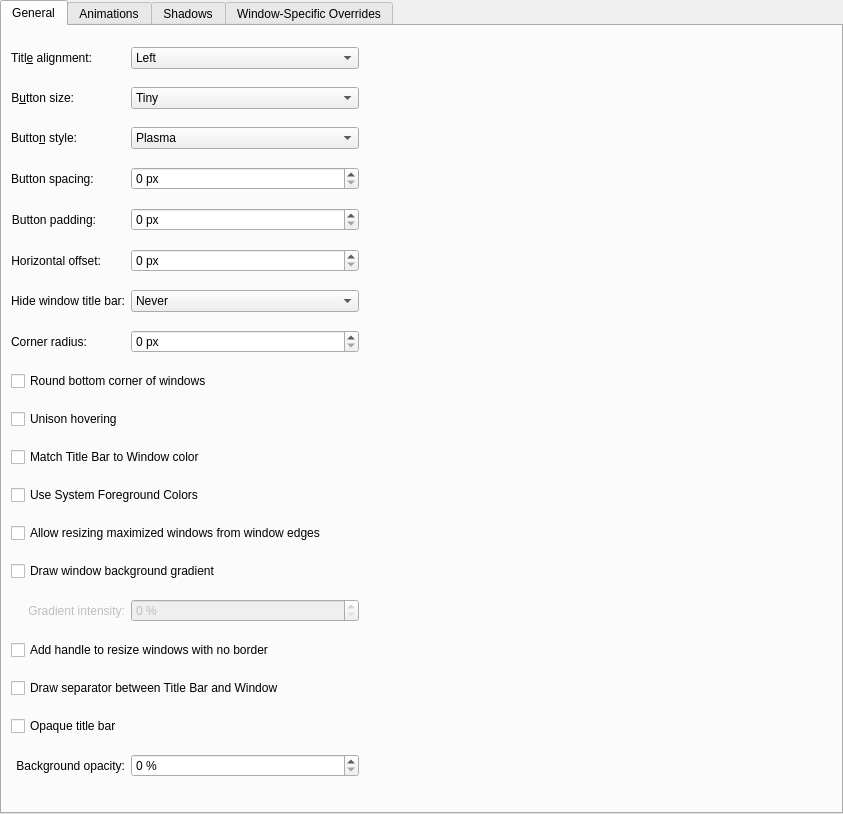
<?xml version="1.0" encoding="UTF-8"?>
<ui version="4.0">
 <class>BreezeConfigurationUI</class>
 <widget class="QWidget" name="BreezeConfigurationUI">
  <property name="geometry">
   <rect>
    <x>0</x>
    <y>0</y>
    <width>843</width>
    <height>814</height>
   </rect>
  </property>
  <layout class="QVBoxLayout" name="verticalLayout">
   <property name="leftMargin">
    <number>0</number>
   </property>
   <property name="topMargin">
    <number>0</number>
   </property>
   <property name="rightMargin">
    <number>0</number>
   </property>
   <property name="bottomMargin">
    <number>0</number>
   </property>
   <item>
    <widget class="QTabWidget" name="tabWidget">
     <property name="currentIndex">
      <number>0</number>
     </property>
     <widget class="QWidget" name="tab">
      <attribute name="title">
       <string>General</string>
      </attribute>
      <layout class="QGridLayout" name="gridLayout_4">
       <item row="8" column="1" colspan="4">
        <widget class="QCheckBox" name="roundedCorners">
         <property name="text">
          <string>Round bottom corner of windows</string>
         </property>
        </widget>
       </item>
       <item row="9" column="1" colspan="4">
        <widget class="QCheckBox" name="unisonHovering">
         <property name="text">
          <string>Unison hovering</string>
         </property>
        </widget>
       </item>
       <item row="14" column="2">
        <widget class="QSpinBox" name="gradientSpinBox">
         <property name="enabled">
          <bool>false</bool>
         </property>
         <property name="suffix">
          <string> %</string>
         </property>
         <property name="maximum">
          <number>100</number>
         </property>
        </widget>
       </item>
       <item row="12" column="1" colspan="4">
        <widget class="QCheckBox" name="drawBorderOnMaximizedWindows">
         <property name="text">
          <string>Allow resizing maximized windows from window edges</string>
         </property>
        </widget>
       </item>
       <item row="3" column="1">
        <widget class="QLabel" name="buttonSpacingLabel">
         <property name="text">
          <string>Button spacing:</string>
         </property>
         <property name="buddy">
           <cstring>buttonSpacing</cstring>
         </property>
        </widget>
       </item>
       <item row="7" column="1">
        <widget class="QLabel" name="cornerRadiusLabel">
         <property name="text">
          <string>Corner radius:</string>
         </property>
        </widget>
       </item>
       <item row="1" column="1" alignment="Qt::AlignLeft">
        <widget class="QLabel" name="label_4">
         <property name="text">
          <string>B&amp;utton size:</string>
         </property>
         <property name="alignment">
          <set>Qt::AlignRight|Qt::AlignTrailing|Qt::AlignVCenter</set>
         </property>
         <property name="buddy">
          <cstring>buttonSize</cstring>
         </property>
        </widget>
       </item>
       <item row="25" column="2">
        <widget class="QSpinBox" name="opacitySpinBox">
         <property name="suffix">
          <string> %</string>
         </property>
         <property name="maximum">
          <number>100</number>
         </property>
        </widget>
       </item>
       <item row="0" column="1" alignment="Qt::AlignLeft">
        <widget class="QLabel" name="label_3">
         <property name="text">
          <string>Titl&amp;e alignment:</string>
         </property>
         <property name="alignment">
          <set>Qt::AlignRight|Qt::AlignTrailing|Qt::AlignVCenter</set>
         </property>
         <property name="buddy">
          <cstring>titleAlignment</cstring>
         </property>
        </widget>
       </item>
       <item row="23" column="1" colspan="3">
        <widget class="QCheckBox" name="drawTitleBarSeparator">
         <property name="text">
          <string>Draw separator between Title Bar and Window</string>
         </property>
        </widget>
       </item>
       <item row="13" column="1" colspan="4">
        <widget class="QCheckBox" name="drawBackgroundGradient">
         <property name="text">
          <string>Draw window background gradient</string>
         </property>
        </widget>
       </item>
       <item row="24" column="1" colspan="3">
        <widget class="QCheckBox" name="opaqueTitleBar">
         <property name="text">
          <string>Opaque title bar</string>
         </property>
        </widget>
       </item>
       <item row="3" column="2">
        <widget class="QSpinBox" name="buttonSpacing">
         <property name="suffix">
          <string> px</string>
         </property>
         <property name="prefix">
          <string/>
         </property>
        </widget>
       </item>
       <item row="14" column="1">
        <widget class="QLabel" name="label_7">
         <property name="enabled">
          <bool>false</bool>
         </property>
         <property name="text">
          <string>Gradient intensity:</string>
         </property>
         <property name="alignment">
          <set>Qt::AlignRight|Qt::AlignTrailing|Qt::AlignVCenter</set>
         </property>
        </widget>
       </item>
       <item row="4" column="1" alignment="Qt::AlignLeft">
        <widget class="QLabel" name="buttonPaddingLabel">
         <property name="text">
          <string>Button padding:</string>
         </property>
         <property name="alignment">
          <set>Qt::AlignRight|Qt::AlignTrailing|Qt::AlignVCenter</set>
         </property>
         <property name="buddy">
          <cstring>buttonPadding</cstring>
         </property>
        </widget>
       </item>
       <item row="5" column="1" alignment="Qt::AlignLeft">
         <widget class="QLabel" name="hOffsetLabel">
           <property name="text">
             <string>Horizontal offset:</string>
           </property>
           <property name="alignment">
             <set>Qt::AlignRight|Qt::AlignTrailing|Qt::AlignVCenter</set>
           </property>
           <property name="buddy">
             <cstring>hOffset</cstring>
           </property>
         </widget>
       </item>
       <item row="1" column="2">
        <widget class="QComboBox" name="buttonSize">
         <item>
          <property name="text">
           <string>Tiny</string>
          </property>
         </item>
         <item>
          <property name="text">
           <string comment="@item:inlistbox Button size:">Small</string>
          </property>
         </item>
         <item>
          <property name="text">
           <string comment="@item:inlistbox Button size:">Medium</string>
          </property>
         </item>
         <item>
          <property name="text">
           <string comment="@item:inlistbox Button size:">Large</string>
          </property>
         </item>
         <item>
          <property name="text">
           <string comment="@item:inlistbox Button size:">Very Large</string>
          </property>
         </item>
        </widget>
       </item>
       <item row="6" column="1" alignment="Qt::AlignLeft">
        <widget class="QLabel" name="label_14">
         <property name="text">
          <string>Hide window title bar:</string>
         </property>
         <property name="alignment">
          <set>Qt::AlignRight|Qt::AlignTrailing|Qt::AlignVCenter</set>
         </property>
         <property name="buddy">
          <cstring>hideTitleBar</cstring>
         </property>
        </widget>
       </item>
       <item row="25" column="1">
        <widget class="QLabel" name="label_6">
         <property name="text">
          <string>Background opacity:</string>
         </property>
         <property name="alignment">
          <set>Qt::AlignRight|Qt::AlignTrailing|Qt::AlignVCenter</set>
         </property>
        </widget>
       </item>
       <item row="0" column="3">
        <spacer name="horizontalSpacer">
         <property name="orientation">
          <enum>Qt::Horizontal</enum>
         </property>
         <property name="sizeHint" stdset="0">
          <size>
           <width>40</width>
           <height>20</height>
          </size>
         </property>
        </spacer>
       </item>
       <item row="6" column="2">
        <widget class="QComboBox" name="hideTitleBar">
         <item>
          <property name="text">
           <string>Never</string>
          </property>
         </item>
         <item>
          <property name="text">
           <string>Maximized Windows</string>
          </property>
         </item>
         <item>
          <property name="text">
           <string>Any Maximization</string>
          </property>
         </item>
         <item>
          <property name="text">
           <string>Always</string>
          </property>
         </item>
        </widget>
       </item>
       <item row="2" column="2">
        <widget class="QComboBox" name="buttonStyle">
         <item>
          <property name="text">
           <string>Plasma</string>
          </property>
         </item>
         <item>
          <property name="text">
           <string>Gnome</string>
          </property>
         </item>
         <item>
          <property name="text">
           <string>macOS Sierra</string>
          </property>
         </item>
         <item>
          <property name="text">
           <string>macOS Dark Aurorae</string>
          </property>
         </item>
         <item>
          <property name="text">
           <string>SBE Sierra</string>
          </property>
         </item>
         <item>
          <property name="text">
           <string>SBE Sierra Active</string>
          </property>
         </item>
         <item>
          <property name="text">
           <string>SBE Sierra Inactive</string>
          </property>
         </item>
         <item>
          <property name="text">
           <string>SBE Dark Aurorae</string>
          </property>
         </item>
         <item>
          <property name="text">
           <string>SBE Dark Aurorae Active</string>
          </property>
         </item>
         <item>
          <property name="text">
           <string>SBE Dark Aurorae Inactive</string>
          </property>
         </item>
         <item>
          <property name="text">
           <string>Sierra Color Symbols</string>
          </property>
         </item>
         <item>
          <property name="text">
           <string>Dark Aurorae Color Symbols</string>
          </property>
         </item>
         <item>
          <property name="text">
           <string>Sierra Monochrome Symbols</string>
          </property>
         </item>
         <item>
          <property name="text">
           <string>Dark Aurorae Monochrome Symbols</string>
          </property>
         </item>
        </widget>
       </item>
       <item row="7" column="2">
        <widget class="QSpinBox" name="cornerRadiusSpinBox">
         <property name="suffix">
          <string> px</string>
         </property>
         <property name="prefix">
          <string/>
         </property>
        </widget>
       </item>
       <item row="0" column="2">
        <widget class="QComboBox" name="titleAlignment">
         <item>
          <property name="text">
           <string>Left</string>
          </property>
         </item>
         <item>
          <property name="text">
           <string>Center</string>
          </property>
         </item>
         <item>
          <property name="text">
           <string>Center (Full Width)</string>
          </property>
         </item>
         <item>
          <property name="text">
           <string>Right</string>
          </property>
         </item>
        </widget>
       </item>
       <item row="22" column="1" colspan="4">
        <widget class="QCheckBox" name="drawSizeGrip">
         <property name="text">
          <string>Add handle to resize windows with no border</string>
         </property>
        </widget>
       </item>
       <item row="4" column="2">
        <widget class="QSpinBox" name="buttonPadding">
         <property name="enabled">
          <bool>true</bool>
         </property>
         <property name="suffix">
          <string> px</string>
         </property>
         <property name="maximum">
          <number>50</number>
         </property>
        </widget>
       </item>
       <item row="5" column="2">
         <widget class="QSpinBox" name="hOffset">
           <property name="enabled">
             <bool>true</bool>
           </property>
           <property name="suffix">
             <string> px</string>
           </property>
           <property name="maximum">
             <number>50</number>
           </property>
         </widget>
       </item>
       <item row="2" column="1" alignment="Qt::AlignLeft">
        <widget class="QLabel" name="label_8">
         <property name="text">
          <string>Butto&amp;n style:</string>
         </property>
         <property name="alignment">
          <set>Qt::AlignRight|Qt::AlignTrailing|Qt::AlignVCenter</set>
         </property>
         <property name="buddy">
          <cstring>buttonStyle</cstring>
         </property>
        </widget>
       </item>
       <item row="10" column="1" colspan="4">
        <widget class="QCheckBox" name="matchColorForTitleBar">
         <property name="text">
          <string>Match Title Bar to Window color</string>
         </property>
        </widget>
       </item>
       <item row="11" column="1" colspan="4">
         <widget class="QCheckBox" name="systemForegroundColor">
           <property name="text">
             <string>Use System Foreground Colors</string>
           </property>
         </widget>
       </item>
      </layout>
     </widget>
     <widget class="QWidget" name="tab_2">
      <attribute name="title">
       <string>Animations</string>
      </attribute>
      <layout class="QGridLayout" name="gridLayout_5">
       <item row="6" column="2">
        <layout class="QHBoxLayout" name="horizontalLayout_5">
         <item>
          <spacer name="horizontalSpacer_2">
           <property name="orientation">
            <enum>Qt::Horizontal</enum>
           </property>
           <property name="sizeType">
            <enum>QSizePolicy::Fixed</enum>
           </property>
           <property name="sizeHint" stdset="0">
            <size>
             <width>16</width>
             <height>5</height>
            </size>
           </property>
          </spacer>
         </item>
         <item>
          <widget class="QLabel" name="animationsDurationLabel">
           <property name="enabled">
            <bool>true</bool>
           </property>
           <property name="text">
            <string>A&amp;nimations duration:</string>
           </property>
           <property name="alignment">
            <set>Qt::AlignRight|Qt::AlignTrailing|Qt::AlignVCenter</set>
           </property>
           <property name="buddy">
            <cstring>animationsDuration</cstring>
           </property>
          </widget>
         </item>
         <item>
          <widget class="QSpinBox" name="animationsDuration">
           <property name="enabled">
            <bool>true</bool>
           </property>
           <property name="suffix">
            <string> ms</string>
           </property>
           <property name="maximum">
            <number>500</number>
           </property>
          </widget>
         </item>
        </layout>
       </item>
       <item row="0" column="0" colspan="3">
        <widget class="QCheckBox" name="animationsEnabled">
         <property name="text">
          <string>Enable animations</string>
         </property>
        </widget>
       </item>
       <item row="6" column="3">
        <spacer name="horizontalSpacer_4">
         <property name="orientation">
          <enum>Qt::Horizontal</enum>
         </property>
         <property name="sizeHint" stdset="0">
          <size>
           <width>40</width>
           <height>20</height>
          </size>
         </property>
        </spacer>
       </item>
       <item row="9" column="2">
        <spacer name="verticalSpacer_2">
         <property name="orientation">
          <enum>Qt::Vertical</enum>
         </property>
         <property name="sizeHint" stdset="0">
          <size>
           <width>20</width>
           <height>40</height>
          </size>
         </property>
        </spacer>
       </item>
      </layout>
     </widget>
     <widget class="QWidget" name="tab_4">
      <attribute name="title">
       <string>Shadows</string>
      </attribute>
      <layout class="QGridLayout" name="gridLayout">
       <item row="3" column="7">
        <widget class="QSpinBox" name="shadowStrength">
         <property name="suffix">
          <string>%</string>
         </property>
         <property name="minimum">
          <number>10</number>
         </property>
         <property name="maximum">
          <number>100</number>
         </property>
        </widget>
       </item>
       <item row="4" column="2" alignment="Qt::AlignLeft">
        <widget class="QLabel" name="label_5">
         <property name="text">
          <string>Color:</string>
         </property>
         <property name="alignment">
          <set>Qt::AlignRight|Qt::AlignTrailing|Qt::AlignVCenter</set>
         </property>
        </widget>
       </item>
       <item row="7" column="2" colspan="12">
        <widget class="QCheckBox" name="specificShadowsInactiveWindows">
         <property name="text">
          <string>Specific shadows on inactive windows:</string>
         </property>
        </widget>
       </item>
       <item row="3" column="2" alignment="Qt::AlignLeft">
        <widget class="QLabel" name="label_2">
         <property name="text">
          <string comment="strength of the shadow (from transparent to opaque)">S&amp;trength:</string>
         </property>
         <property name="alignment">
          <set>Qt::AlignRight|Qt::AlignTrailing|Qt::AlignVCenter</set>
         </property>
         <property name="buddy">
          <cstring>shadowStrength</cstring>
         </property>
        </widget>
       </item>
       <item row="0" column="7">
        <widget class="QComboBox" name="shadowSize">
         <item>
          <property name="text">
           <string comment="@item:inlistbox Button size:">None</string>
          </property>
         </item>
         <item>
          <property name="text">
           <string comment="@item:inlistbox Button size:">Small</string>
          </property>
         </item>
         <item>
          <property name="text">
           <string comment="@item:inlistbox Button size:">Medium</string>
          </property>
         </item>
         <item>
          <property name="text">
           <string comment="@item:inlistbox Button size:">Large</string>
          </property>
         </item>
         <item>
          <property name="text">
           <string comment="@item:inlistbox Button size:">Very Large</string>
          </property>
         </item>
        </widget>
       </item>
       <item row="0" column="2" alignment="Qt::AlignLeft">
        <widget class="QLabel" name="label">
         <property name="text">
          <string>Si&amp;ze:</string>
         </property>
         <property name="alignment">
          <set>Qt::AlignRight|Qt::AlignTrailing|Qt::AlignVCenter</set>
         </property>
         <property name="buddy">
          <cstring>shadowSize</cstring>
         </property>
        </widget>
       </item>
       <item row="4" column="7">
        <widget class="KColorButton" name="shadowColor"/>
       </item>
       <item row="9" column="7">
        <widget class="QComboBox" name="shadowSizeInactiveWindows">
         <property name="enabled">
          <bool>false</bool>
         </property>
         <item>
          <property name="text">
           <string comment="@item:inlistbox Button size:">None</string>
          </property>
         </item>
         <item>
          <property name="text">
           <string comment="@item:inlistbox Button size:">Small</string>
          </property>
         </item>
         <item>
          <property name="text">
           <string comment="@item:inlistbox Button size:">Medium</string>
          </property>
         </item>
         <item>
          <property name="text">
           <string comment="@item:inlistbox Button size:">Large</string>
          </property>
         </item>
         <item>
          <property name="text">
           <string comment="@item:inlistbox Button size:">Very Large</string>
          </property>
         </item>
        </widget>
       </item>
       <item row="0" column="12">
        <spacer name="horizontalSpacer_13">
         <property name="orientation">
          <enum>Qt::Horizontal</enum>
         </property>
         <property name="sizeHint" stdset="0">
          <size>
           <width>40</width>
           <height>20</height>
          </size>
         </property>
        </spacer>
       </item>
       <item row="12" column="7">
        <spacer name="verticalSpacer_3">
         <property name="orientation">
          <enum>Qt::Vertical</enum>
         </property>
         <property name="sizeHint" stdset="0">
          <size>
           <width>20</width>
           <height>40</height>
          </size>
         </property>
        </spacer>
       </item>
       <item row="11" column="7">
        <widget class="KColorButton" name="shadowColorInactiveWindows"/>
       </item>
       <item row="10" column="7">
        <widget class="QSpinBox" name="shadowStrengthInactiveWindows">
         <property name="enabled">
          <bool>false</bool>
         </property>
         <property name="suffix">
          <string>%</string>
         </property>
         <property name="minimum">
          <number>10</number>
         </property>
         <property name="maximum">
          <number>100</number>
         </property>
        </widget>
       </item>
       <item row="11" column="2" alignment="Qt::AlignLeft">
        <widget class="QLabel" name="label_13">
         <property name="enabled">
          <bool>false</bool>
         </property>
         <property name="text">
          <string>Color:</string>
         </property>
         <property name="alignment">
          <set>Qt::AlignRight|Qt::AlignTrailing|Qt::AlignVCenter</set>
         </property>
        </widget>
       </item>
       <item row="9" column="2" alignment="Qt::AlignLeft">
        <widget class="QLabel" name="label_11">
         <property name="enabled">
          <bool>false</bool>
         </property>
         <property name="text">
          <string>Siz&amp;e:</string>
         </property>
         <property name="alignment">
          <set>Qt::AlignRight|Qt::AlignTrailing|Qt::AlignVCenter</set>
         </property>
         <property name="buddy">
          <cstring>shadowSizeInactiveWindows</cstring>
         </property>
        </widget>
       </item>
       <item row="10" column="2" alignment="Qt::AlignLeft">
        <widget class="QLabel" name="label_12">
         <property name="enabled">
          <bool>false</bool>
         </property>
         <property name="text">
          <string comment="strength of the shadow (from transparent to opaque)">Stre&amp;ngth:</string>
         </property>
         <property name="alignment">
          <set>Qt::AlignRight|Qt::AlignTrailing|Qt::AlignVCenter</set>
         </property>
         <property name="buddy">
          <cstring>shadowStrengthInactiveWindows</cstring>
         </property>
        </widget>
       </item>
      </layout>
     </widget>
     <widget class="QWidget" name="tab_3">
      <attribute name="title">
       <string>Window-Specific Overrides</string>
      </attribute>
      <layout class="QVBoxLayout" name="verticalLayout_3">
       <item>
        <widget class="Breeze::ExceptionListWidget" name="exceptions" native="true">
         <property name="sizePolicy">
          <sizepolicy hsizetype="Preferred" vsizetype="Expanding">
           <horstretch>0</horstretch>
           <verstretch>0</verstretch>
          </sizepolicy>
         </property>
        </widget>
       </item>
      </layout>
     </widget>
    </widget>
   </item>
  </layout>
 </widget>
 <customwidgets>
  <customwidget>
   <class>KColorButton</class>
   <extends>QPushButton</extends>
   <header>kcolorbutton.h</header>
  </customwidget>
  <customwidget>
   <class>Breeze::ExceptionListWidget</class>
   <extends>QWidget</extends>
   <header>config/breezeexceptionlistwidget.h</header>
   <container>1</container>
  </customwidget>
 </customwidgets>
 <tabstops>
  <tabstop>tabWidget</tabstop>
  <tabstop>titleAlignment</tabstop>
  <tabstop>buttonSize</tabstop>
  <tabstop>buttonStyle</tabstop>
  <tabstop>buttonSpacing</tabstop>
  <tabstop>buttonPadding</tabstop>
  <tabstop>hOffset</tabstop>
  <tabstop>hideTitleBar</tabstop>
  <tabstop>matchColorForTitleBar</tabstop>
  <tabstop>systemForegroundColor</tabstop>
  <tabstop>unisonHovering</tabstop>
  <tabstop>drawBorderOnMaximizedWindows</tabstop>
  <tabstop>cornerRadiusSpinBox</tabstop>
  <tabstop>drawBackgroundGradient</tabstop>
  <tabstop>drawSizeGrip</tabstop>
  <tabstop>drawTitleBarSeparator</tabstop>
  <tabstop>opaqueTitleBar</tabstop>
  <tabstop>animationsEnabled</tabstop>
  <tabstop>shadowSize</tabstop>
  <tabstop>shadowStrength</tabstop>
  <tabstop>shadowColor</tabstop>
  <tabstop>shadowSizeInactiveWindows</tabstop>
  <tabstop>shadowStrengthInactiveWindows</tabstop>
  <tabstop>shadowColorInactiveWindows</tabstop>
 </tabstops>
 <resources/>
 <connections>
  <connection>
   <sender>animationsEnabled</sender>
   <signal>toggled(bool)</signal>
   <receiver>animationsDurationLabel</receiver>
   <slot>setEnabled(bool)</slot>
   <hints>
    <hint type="sourcelabel">
     <x>20</x>
     <y>20</y>
    </hint>
    <hint type="destinationlabel">
     <x>20</x>
     <y>20</y>
    </hint>
   </hints>
  </connection>
  <connection>
   <sender>animationsEnabled</sender>
   <signal>toggled(bool)</signal>
   <receiver>animationsDuration</receiver>
   <slot>setEnabled(bool)</slot>
   <hints>
    <hint type="sourcelabel">
     <x>20</x>
     <y>20</y>
    </hint>
    <hint type="destinationlabel">
     <x>20</x>
     <y>20</y>
    </hint>
   </hints>
  </connection>
  <connection>
   <sender>drawBackgroundGradient</sender>
   <signal>toggled(bool)</signal>
   <receiver>gradientSpinBox</receiver>
   <slot>setEnabled(bool)</slot>
   <hints>
    <hint type="sourcelabel">
     <x>20</x>
     <y>20</y>
    </hint>
    <hint type="destinationlabel">
     <x>20</x>
     <y>20</y>
    </hint>
   </hints>
  </connection>
  <connection>
   <sender>drawBackgroundGradient</sender>
   <signal>toggled(bool)</signal>
   <receiver>label_7</receiver>
   <slot>setEnabled(bool)</slot>
   <hints>
    <hint type="sourcelabel">
     <x>20</x>
     <y>20</y>
    </hint>
    <hint type="destinationlabel">
     <x>20</x>
     <y>20</y>
    </hint>
   </hints>
  </connection>
  <connection>
   <sender>opaqueTitleBar</sender>
   <signal>toggled(bool)</signal>
   <receiver>opacitySpinBox</receiver>
   <slot>setDisabled(bool)</slot>
   <hints>
    <hint type="sourcelabel">
     <x>20</x>
     <y>20</y>
    </hint>
    <hint type="destinationlabel">
     <x>20</x>
     <y>20</y>
    </hint>
   </hints>
  </connection>
  <connection>
   <sender>opaqueTitleBar</sender>
   <signal>toggled(bool)</signal>
   <receiver>label_6</receiver>
   <slot>setDisabled(bool)</slot>
   <hints>
    <hint type="sourcelabel">
     <x>20</x>
     <y>20</y>
    </hint>
    <hint type="destinationlabel">
     <x>20</x>
     <y>20</y>
    </hint>
   </hints>
  </connection>
  <connection>
   <sender>specificShadowsInactiveWindows</sender>
   <signal>toggled(bool)</signal>
   <receiver>shadowSizeInactiveWindows</receiver>
   <slot>setEnabled(bool)</slot>
   <hints>
    <hint type="sourcelabel">
     <x>20</x>
     <y>20</y>
    </hint>
    <hint type="destinationlabel">
     <x>20</x>
     <y>20</y>
    </hint>
   </hints>
  </connection>
  <connection>
   <sender>specificShadowsInactiveWindows</sender>
   <signal>toggled(bool)</signal>
   <receiver>label_11</receiver>
   <slot>setEnabled(bool)</slot>
   <hints>
    <hint type="sourcelabel">
     <x>20</x>
     <y>20</y>
    </hint>
    <hint type="destinationlabel">
     <x>20</x>
     <y>20</y>
    </hint>
   </hints>
  </connection>
  <connection>
   <sender>specificShadowsInactiveWindows</sender>
   <signal>toggled(bool)</signal>
   <receiver>shadowStrengthInactiveWindows</receiver>
   <slot>setEnabled(bool)</slot>
   <hints>
    <hint type="sourcelabel">
     <x>20</x>
     <y>20</y>
    </hint>
    <hint type="destinationlabel">
     <x>20</x>
     <y>20</y>
    </hint>
   </hints>
  </connection>
  <connection>
   <sender>specificShadowsInactiveWindows</sender>
   <signal>toggled(bool)</signal>
   <receiver>label_12</receiver>
   <slot>setEnabled(bool)</slot>
   <hints>
    <hint type="sourcelabel">
     <x>20</x>
     <y>20</y>
    </hint>
    <hint type="destinationlabel">
     <x>20</x>
     <y>20</y>
    </hint>
   </hints>
  </connection>
  <connection>
   <sender>specificShadowsInactiveWindows</sender>
   <signal>toggled(bool)</signal>
   <receiver>shadowColorInactiveWindows</receiver>
   <slot>setEnabled(bool)</slot>
   <hints>
    <hint type="sourcelabel">
     <x>20</x>
     <y>20</y>
    </hint>
    <hint type="destinationlabel">
     <x>20</x>
     <y>20</y>
    </hint>
   </hints>
  </connection>
  <connection>
   <sender>specificShadowsInactiveWindows</sender>
   <signal>toggled(bool)</signal>
   <receiver>label_13</receiver>
   <slot>setEnabled(bool)</slot>
   <hints>
    <hint type="sourcelabel">
     <x>20</x>
     <y>20</y>
    </hint>
    <hint type="destinationlabel">
     <x>20</x>
     <y>20</y>
    </hint>
   </hints>
  </connection>
 </connections>
</ui>
